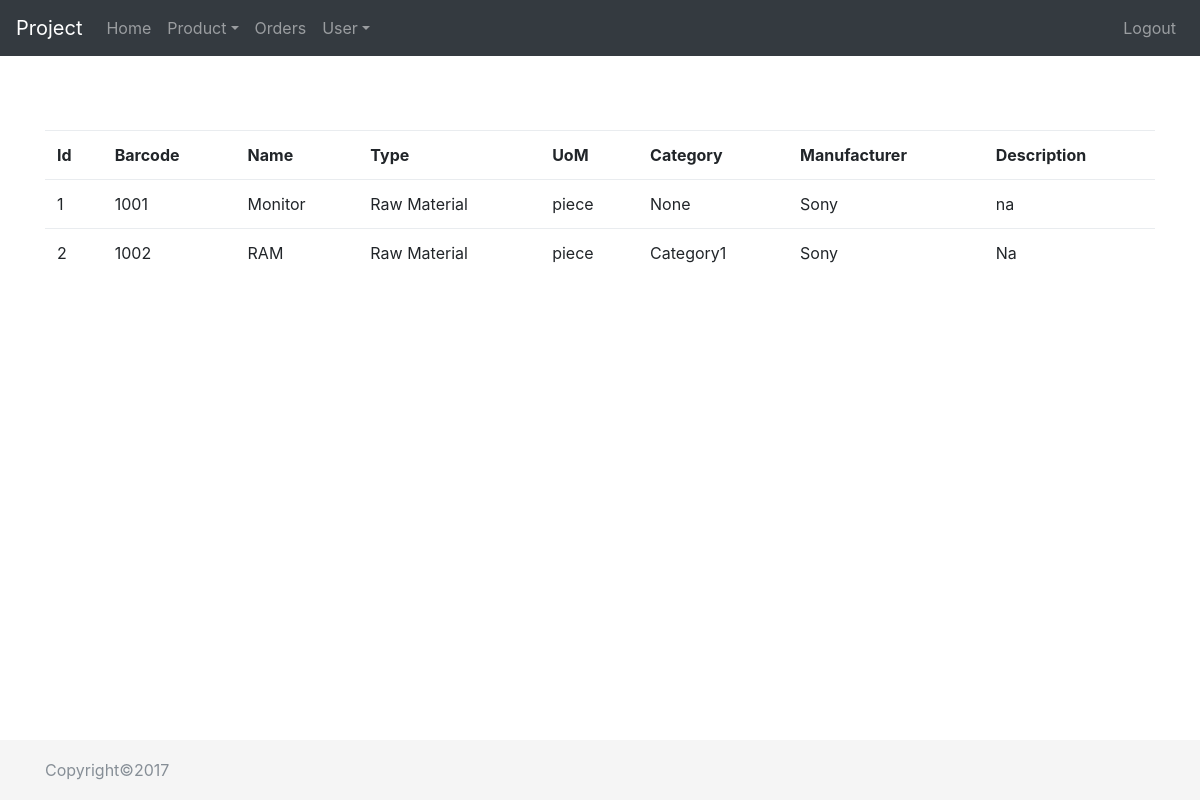
/home.php?page=9 (signed in), run on the app's committed database.
### tables this page shows
CREATE TABLE `item` (
  `id` int(10) unsigned NOT NULL AUTO_INCREMENT,
  `name` varchar(45) NOT NULL,
  `uom_id` int(10) unsigned NOT NULL,
  `category_id` int(10) unsigned NOT NULL,
  `type_id` int(10) unsigned NOT NULL,
  `manufacturer` varchar(45) DEFAULT NULL,
  `barcode` varchar(45) NOT NULL,
  `photo` varchar(345) DEFAULT NULL,
  `description` text,
  PRIMARY KEY (`id`)
);

CREATE TABLE `item_type` (
  `id` int(10) unsigned NOT NULL AUTO_INCREMENT,
  `name` varchar(45) NOT NULL,
  PRIMARY KEY (`id`)
);

CREATE TABLE `item_uom` (
  `id` int(10) unsigned NOT NULL AUTO_INCREMENT,
  `name` varchar(45) NOT NULL,
  PRIMARY KEY (`id`)
);

CREATE TABLE `item_category` (
  `id` int(10) unsigned NOT NULL AUTO_INCREMENT,
  `name` varchar(45) NOT NULL,
  PRIMARY KEY (`id`)
);

### pages/product/view_products.php (the view)
<?php
   $con_table=$db->query("select i.id, i.barcode,i.name,t.name,u.name,c.name,i.manufacturer,i.description from item i,item_category c,item_type t,item_uom u where c.id=i.category_id and t.id=i.type_id and u.id=i.uom_id");
   echo "<table class='table'>";
   echo "<tr><th>Id</th><th>Barcode</th><th>Name</th><th>Type</th><th>UoM</th><th>Category</th><th>Manufacturer</th><th>Description</th></tr>";
   while(list($id,$barcode,$item_name,$type,$uom,$category,$mfg,$desc)=$con_table->fetch_row()){
	 echo "<tr><td>$id</td><td>$barcode</td><td>$item_name</td><td>$type</td><td>$uom</td><td>$category</td><td>$mfg</td><td>$desc</td></tr>";
   }
   echo "</table>";
?>

### css/sticky-footer-navbar.css (style rules this page uses)
html { position: relative; min-height: 100%; }
body { margin-bottom: 60px; }

### data on the page
item: id "1", barcode "1001", name "Monitor", item_type.name "Raw Material", item_uom.name "piece", item_category.name "None", manufacturer "Sony", description "na"
item: id "2", barcode "1002", name "RAM", item_type.name "Raw Material", item_uom.name "piece", item_category.name "Category1", manufacturer "Sony", description "Na"
